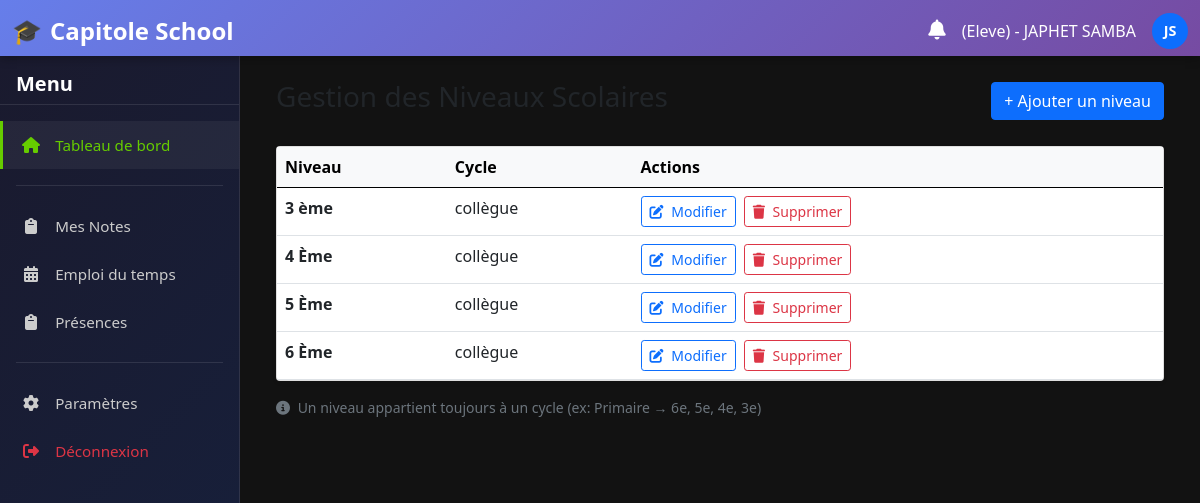
Page /niveaux/ (signed in) on the committed database.
### home/models.py (models this page shows, shortened)
class Utilisateur(AbstractUser):
    ROLES = (
        ('admin', 'Administrateur'),
        ('enseignant', 'Enseignant'),
        ('eleve', 'Élève'),
        ('parent', 'Parent'),
        ('directeur', 'Directeur'),
        ('secretaire', 'Secrétaire'),
        ('surveillant', 'Surveillant'),
    )
    role = models.CharField(_("Rôle"), max_length=20, choices=ROLES, db_index=True)
    telephone = models.CharField(_("Téléphone"), max_length=20, blank=True)
    photo = models.ImageField(_("Photo"), upload_to='utilisateurs/', blank=True, null=True)
    class Meta:
        verbose_name = _("Utilisateur")
        verbose_name_plural = _("Utilisateurs")
        ordering = ['last_name', 'first_name']

class Niveau(models.Model):
    cycle = models.ForeignKey(Cycle, on_delete=models.CASCADE, related_name='niveaux', verbose_name=_("Cycle"))
    nom = models.CharField(_("Nom du niveau"), max_length=50)
    class Meta:
        verbose_name = _("Niveau")
        verbose_name_plural = _("Niveaux")
        unique_together = ('cycle', 'nom')
        ordering = ['cycle', 'nom']

class Cycle(models.Model):
    nom = models.CharField(_("Nom du cycle"), max_length=50, unique=True)
    class Meta:
        verbose_name = _("Cycle")
        verbose_name_plural = _("Cycles")

### home/views.py (the view)
# urls.py: path('niveaux/', views.liste_niveaux, name='liste_niveaux'),
@login_required
def liste_niveaux(request):
    niveaux = Niveau.objects.select_related('cycle').all().order_by('cycle__nom', 'nom')
    return render(request, 'gestion/dashboards/niveau_liste.html', {'niveaux': niveaux})

### home/templatetags/notification_extras.py (called while the page is built)
@register.filter
def has_unread_notifications(user):
    return user.notifications.filter(statut='NON_LU').exists()

### home/templates/gestion/dashboards/niveau_liste.html (shortened to what this page needs)
{% extends "gestion/base.html" %}
{% load static %}
{% block content %}
<div class="container-fluid">
    <div class="d-flex justify-content-between align-items-center mb-4">
        <h1 class="h3 text-dark">Gestion des Niveaux Scolaires</h1>
        <a href="{% url 'home:ajouter_niveau' %}" class="btn btn-primary">+ Ajouter un niveau</a>
    </div>
    <div class="card shadow-sm">
        <div class="card-body p-0">
            <div class="table-responsive">
                <table class="table table-hover mb-0">
                    <thead class="table-light">
                        <tr>
                            <th>Niveau</th>
                            <th>Cycle</th>
                            <th>Actions</th>
                        </tr>
                    </thead>
                    <tbody>
                        {% for niveau in niveaux %}
                        <tr>
                            <td class="fw-bold">{{ niveau.nom }}</td>
                            <td>{{ niveau.cycle.nom }}</td>
                            <td>
                                <div class="d-flex gap-2">
                                    <a href="{% url 'home:modifier_niveau' niveau.pk %}" class="btn btn-sm btn-outline-primary">
                                        <i class="fas fa-edit me-1"></i> Modifier
                                    </a>
                                    <a href="{% url 'home:supprimer_niveau' niveau.pk %}" class="btn btn-sm btn-outline-danger">
                                        <i class="fas fa-trash me-1"></i> Supprimer
                                    </a>
                                </div>
                            </td>
                        </tr>
                        {% empty %}
                        <tr>
                            <td colspan="3" class="text-center text-muted py-4">
                                <i class="fas fa-inbox me-2"></i> Aucun niveau trouvé.
                            </td>
                        </tr>
                        {% endfor %}
                    </tbody>
                </table>
            </div>
        </div>
    </div>
    <div class="mt-3 text-muted small">
        <i class="fas fa-info-circle me-1"></i>
        Un niveau appartient toujours à un cycle (ex: Primaire → 6e, 5e, 4e, 3e)
    </div>
</div>
{% endblock %}

### home/templates/gestion/base.html (shortened to what this page needs)
<!DOCTYPE html>
<html lang="fr">
<head>
   {% load static %}
{% load notification_extras %}
    <link href="{% static 'css/bootstrap.min.css' %}" rel="stylesheet">
    <link rel="stylesheet" href="https://cdnjs.cloudflare.com/ajax/libs/font-awesome/6.4.0/css/all.min.css">
</head>
<body>
    <nav class="navbar navbar-dark">
        <div class="container-fluid">
            <a class="navbar-brand" href="{% url 'home:home' %}">Capitole School</a>
            <div class="d-flex align-items-center gap-3">
                <div class="position-relative">
                    <a href="{% url 'home:notifications' %}" class="text-white text-decoration-none">
                        <i class="fas fa-bell fs-5"></i>
                    </a>
                </div>
                <span class="text-white d-none d-md-block">
                    ({{user.role|title}}) - {{ user.first_name|upper }} {{ user.last_name|upper }}
                </span>
                <div class="bg-primary rounded-circle d-flex align-items-center justify-content-center text-white"
                     style="width: 36px; height: 36px; font-weight: bold; font-size: 0.9rem;">
                    {{ user.first_name|first|upper }}{{ user.last_name|first|upper }}
                </div>
            </div>
        </div>
    </nav>
    <aside class="sidebar" id="sidebar">
        <h5 class="mb-3 px-3">Menu</h5>
        <ul class="nav flex-column">
            <li class="nav-item">
                <a class="nav-link active" href="{% url 'home:home' %}">
                    <i class="fas fa-home"></i> <span>Tableau de bord</span>
                </a>
            </li>
            {% if user.role == 'eleve' %}
                <div class="nav-divider"></div>
                <li class="nav-item">
                    <a class="nav-link" href="{% url 'home:eleve_dashboard' %}">
                        <i class="fas fa-clipboard"></i> <span>Mes Notes</span>
                    </a>
                </li>
                <li class="nav-item">
                    <a class="nav-link" href="{% url 'home:eleve_dashboard' %}">
                        <i class="fas fa-calendar-alt"></i> <span>Emploi du temps</span>
                    </a>
                </li>
                <li class="nav-item">
                    <a class="nav-link" href="{% url 'home:eleve_dashboard' %}">
                        <i class="fas fa-clipboard"></i> <span>Présences</span>
                    </a>
                </li>
            {% endif %}
            <div class="nav-divider"></div>
            <li class="nav-item">
                <a class="nav-link" href="/">
                    <i class="fas fa-cog"></i> <span>Paramètres</span>
                </a>
            </li>
            <li class="nav-item">
                <a class="nav-link text-danger" href="{% url 'home:logout' %}">
                    <i class="fas fa-sign-out-alt"></i> <span>Déconnexion</span>
                </a>
            </li>
        </ul>
    </aside>
    <main id="main-content">
        {% block content %}
        {% endblock %}
    </main>
</body>
</html>

### home/templates/gestion/base.html (style rules this page uses)
:root { --sidebar-width: 240px; --navbar-height: 56px; --primary-color: #667eea; --primary-gradient: linear-gradient(135deg, #667eea 0%, #764ba2 100%); --sidebar-bg: linear-gradient(135deg, #1a1a2e 0%, #16213e 100%); --success-color: #66CC00; }
body { background-color: #000000; color: white; overflow: hidden; font-family: 'Segoe UI', sans-serif; margin: 0; padding: 0; height: 100vh; }
.navbar { position: fixed; top: 0; left: 0; right: 0; z-index: 1030; background: var(--primary-gradient); height: var(--navbar-height); box-shadow: 0 2px 10px rgba(0,0,0,0.3); }
.navbar-brand { font-weight: bold; display: flex; align-items: center; gap: 8px; font-size: 1.5rem; }
.navbar-brand::before { content: "🎓"; font-size: 1.5rem; }
.sidebar { position: fixed; top: var(--navbar-height); left: 0; width: var(--sidebar-width); height: calc(100vh - var(--navbar-height)); background: var(--sidebar-bg); color: white; z-index: 1020; overflow-y: auto; transition: transform 0.3s ease; padding: 1rem 0; border-right: 1px solid rgba(255,255,255,0.1); }
.sidebar h5 { padding: 0 1rem; margin-bottom: 1rem; font-weight: 600; border-bottom: 1px solid rgba(255,255,255,0.1); padding-bottom: 0.5rem; }
.sidebar .nav-link { color: #ccc; border-radius: 0; margin: 0; padding: 0.75rem 1rem; border-left: 3px solid transparent; transition: all 0.2s ease; }
.sidebar .nav-link:hover, .sidebar .nav-link.active { color: var(--success-color); background: rgba(255,255,255,0.05); border-left-color: var(--success-color); }
.sidebar .nav-link i { width: 24px; text-align: center; margin-right: 8px; }
.sidebar .nav-link span { font-size: 0.95rem; }
.sidebar .nav-item { margin: 0; }
.sidebar .nav-divider { height: 1px; background: rgba(255,255,255,0.1); margin: 1rem 1rem; }
main { position: fixed; top: var(--navbar-height); left: var(--sidebar-width); right: 0; bottom: 0; padding: 1.5rem; overflow-y: auto; background-color: #121212; transition: left 0.3s ease; box-sizing: border-box; }
.sidebar, main { animation: fadeIn 0.3s ease-out; }

### rows in the picture
Utilisateur: role "Eleve", first_name "JAPHET", last_name "SAMBA", first_name|first "J", last_name|first "S"
Niveau: nom "3 ème", cycle.nom "collègue"
Niveau: nom "4 Ème", cycle.nom "collègue"
Niveau: nom "5 Ème", cycle.nom "collègue"
Niveau: nom "6 Ème", cycle.nom "collègue"
